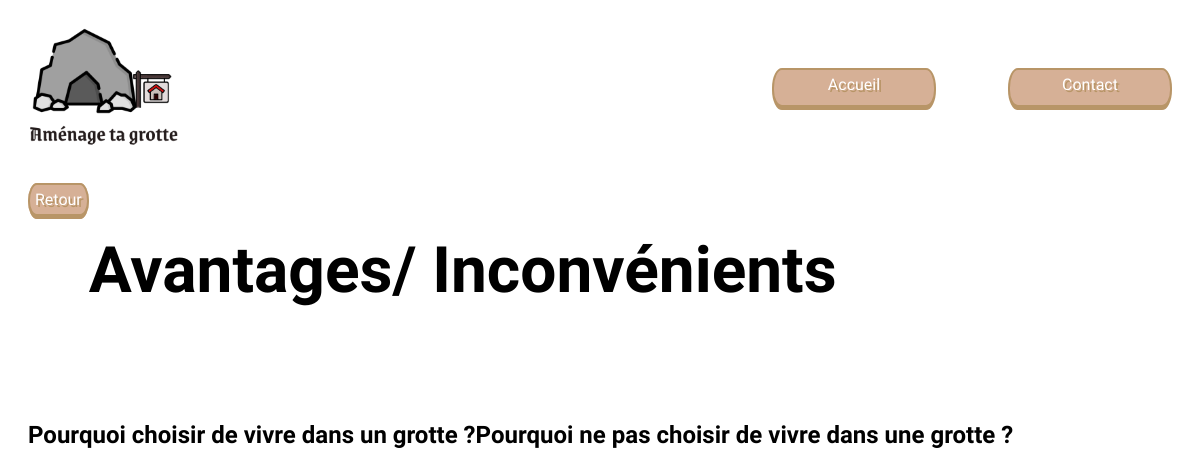
The page /categorie.php?id=18 on the database its author committed.
### tables this page shows
CREATE TABLE `categorie` (
  `id_categorie` int(11) NOT NULL,
  `categorie` varchar(100) DEFAULT NULL,
  `media` varchar(255) DEFAULT NULL,
  `id_admin` int(11) NOT NULL
);

CREATE TABLE `article_blog` (
  `id_article` int(11) NOT NULL,
  `date_article` date DEFAULT NULL,
  `titre` varchar(200) DEFAULT NULL,
  `texte` text DEFAULT NULL,
  `id_admin` int(11) NOT NULL,
  `id_categorie` int(11) NOT NULL
);

### categorie.php (the view, shortened to what this page needs)
<?php
include('appelBdd.php');
include('header.php');
?>
<main>
    <div class="">
        <a class="button150px35px" href="index.php">Retour</a>
    </div>
    <?php
    $query = $db -> prepare('SELECT * FROM categorie WHERE id_categorie = :id');
    $query -> execute([
        'id'=> $_GET['id'],
    ]);
    $categorie = $query -> fetchAll();
        foreach($categorie as $cat){?>
    <div class="title1">
        <h1><?=$cat['categorie']?></h1>
    </div>
    <?php }
    $query2 = $db -> prepare('SELECT * FROM categorie INNER JOIN article_blog ON categorie.id_categorie = article_blog.id_categorie
                            WHERE categorie.id_categorie = :id');
    $query2 -> execute([
        'id'=> $_GET['id'],
    ]);
    $articles = $query2 ->fetchAll();
        foreach($articles as $artBlog){
    ?>
    <section class="section-category">
        <a class="" href="article.php?id=<?=$artBlog['id_article']?>">
            <h2><?=$artBlog['titre']?></h2>
        </a>
    </section>
    <?php } ?>
</main>
<?php include('footer.php'); ?>

### css/style.css (style rules this page uses)
body { padding: 20px; font-family: 'Neuton', serif; font-family: 'Poltawski Nowy', serif; text-align: center; }
a { text-decoration: none; color: #fff; }
main { display: flex; flex-wrap: wrap; }
.title1 { margin-bottom: 50px; font-size: 2em; }
.section-category a { text-decoration: none; color: black; }
.button150px35px { width: 150px; height: 35px; padding: 5px; border: 2px solid #B89567; border-bottom: 5px solid #B89567; border-radius: 10px 20px; -webkit-border-radius: 10px 20px; -moz-border-radius: 10px 20px; -ms-border-radius: 10px 20px; -o-border-radius: 10px 20px; text-shadow: 2px 2px #B89567; background-color: #D6B096; text-decoration: none; color: #fff; }

### rows shown on the page
categorie: categorie "Avantages/ Inconvénients"
article_blog: titre "Pourquoi choisir de vivre dans un grotte ?"
article_blog: titre "Pourquoi ne pas choisir de vivre dans une grotte ?"
